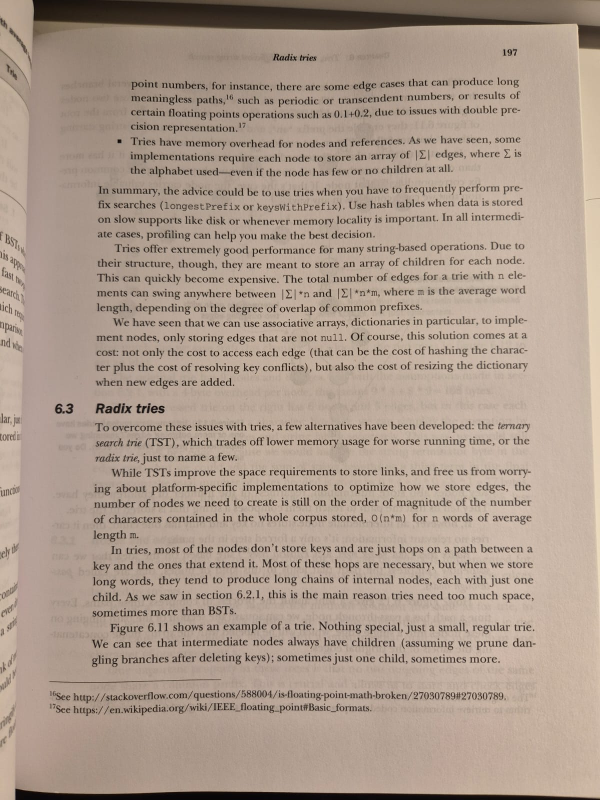
#> input picture image/proper.jpg, 1200 x 1600 px (shown at 1/2 size)
$ jupyter execute --allow-errors tesseract_test.ipynb   (shell and % lines are left out)
#> lines starting #> are read from the running program, lines starting #| are printed output that depends on the picture
__Test for Tesseract__

[cell 1]
import pytesseract

print(pytesseract)

[cell 2]
from pytesseract import image_to_string
from PIL import Image
from IPython.display import display

Image Path

[cell 3]
# Load the image
image_path = './image/proper.jpg'
img = Image.open(image_path)
#> img is the input picture: PIL image 1200x1600 RGB; mean R, G, B 171.6, 153.8, 139.8

#Show image
new_size = (600, 800)
resized_img = img.resize(new_size)
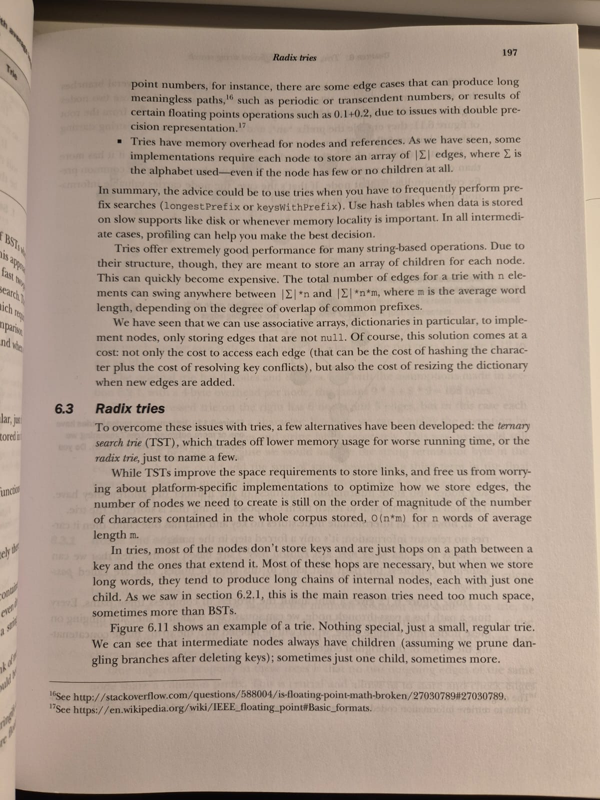
#> resized_img: PIL image 600x800 RGB; mean R, G, B 171.6, 153.8, 139.8
display(resized_img)

OCR Proccess

#> (a cell that did not finish here is left out)

__Even Better OCR (OpenCV and Tesseract)__

[cell 5]
import cv2
import pytesseract
import numpy as np
from pytesseract import Output
import json

Set-up Image Path

[cell 6]
image_pathh = './image/low_light.jpg'
img = cv2.imread(image_pathh)
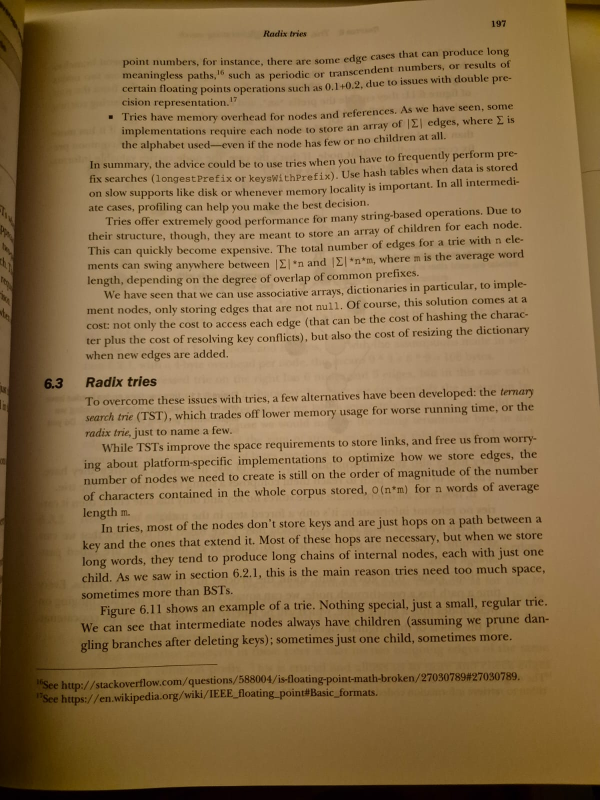
#> input picture image/low_light.jpg, 1200 x 1600 px (shown at 1/2 size)
#> img is the input picture: shape (1600, 1200, 3); mean B, G, R 73.6, 112.3, 139.4

Bounding Box

[cell 7]
h, w, c = img.shape
#> h = 1600; w = 1200; c = 3
#> (the rest of this cell did not finish here and is left out)

#> (a cell that did not finish here is left out)

*To JSON Format*

#> (a cell that did not finish here is left out)

[cell 10]
#Custom options
custom_config = r'--oem 3 --psm 6'
pytesseract.image_to_string(img, config=custom_config)
#> (this line was passed over: pytesseract is not available in this run)
